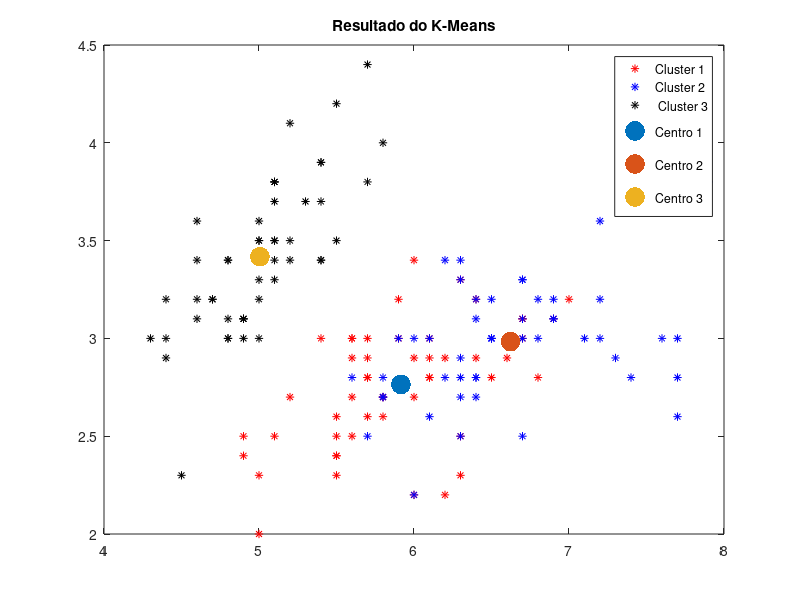

Reproduce this figure in MATLAB.
clc
clear
close all
x = load('iris.txt');
%Como temos 3 classes na base de dados, tentaremos separar em 3 clusters
k = 3; 
%Sorteamos entre os dados para inicializar nosso centro do k-means
idc = randi(length(x),k,1);
centro = x(idc,:);
d = zeros(k,1);
%Na variavel cluster iremos colocar os dados e sua respectiva atribuicao
%dada pelo k-means
cluster = zeros(length(x),size(x,2)+1);
for iter = 1:100
    for i = 1:length(x)
        for j = 1:k
            %Calculamos qual o centro mais proximo
            d(j) = sqrt(sum((x(i,:) - centro(j,:)).^2));
        end
        idc = find(d == min(d));
        %atribuimos a classe dada pelo k-means
        %Selecionamos idc(1) para evitar erros quando temos mais de um
        %centro com a mesma distancia para o dado
        cluster(i,:) = [x(i,:), idc(1)];
    end
    for id = 1:k
        %atualizamos o centro pela media dos dados atribuidos
        centro(id,:) = mean(cluster(find(cluster(:,6) == id),1:5));
    end
end
classe1 = cluster(find(cluster(:,5) == 1),:);
classe2 = cluster(find(cluster(:,5) == 2),:);
classe3 = cluster(find(cluster(:,5) == 3),:);
cluster1 = cluster(find(cluster(:,6) == 1),:);
cluster2 = cluster(find(cluster(:,6) == 2),:);
cluster3 = cluster(find(cluster(:,6) == 3),:);
plot(cluster1(:,1),cluster1(:,2), 'r*');
hold on;
plot(cluster2(:,1),cluster2(:,2), 'b*');
hold on;
plot(cluster3(:,1),cluster3(:,2), 'k*');
hold on;
scatter(centro(1,1),centro(1,2), 200, "red" ,"filled");
hold on;
scatter(centro(2,1),centro(2,2), 200, "blue" ,"filled");
hold on;
scatter(centro(3,1),centro(3,2), 200, "black" ,"filled");
legend("Cluster 1", "Cluster 2", " Cluster 3", "Centro 1", "Centro 2", "Centro 3")
title('Resultado do K-Means');